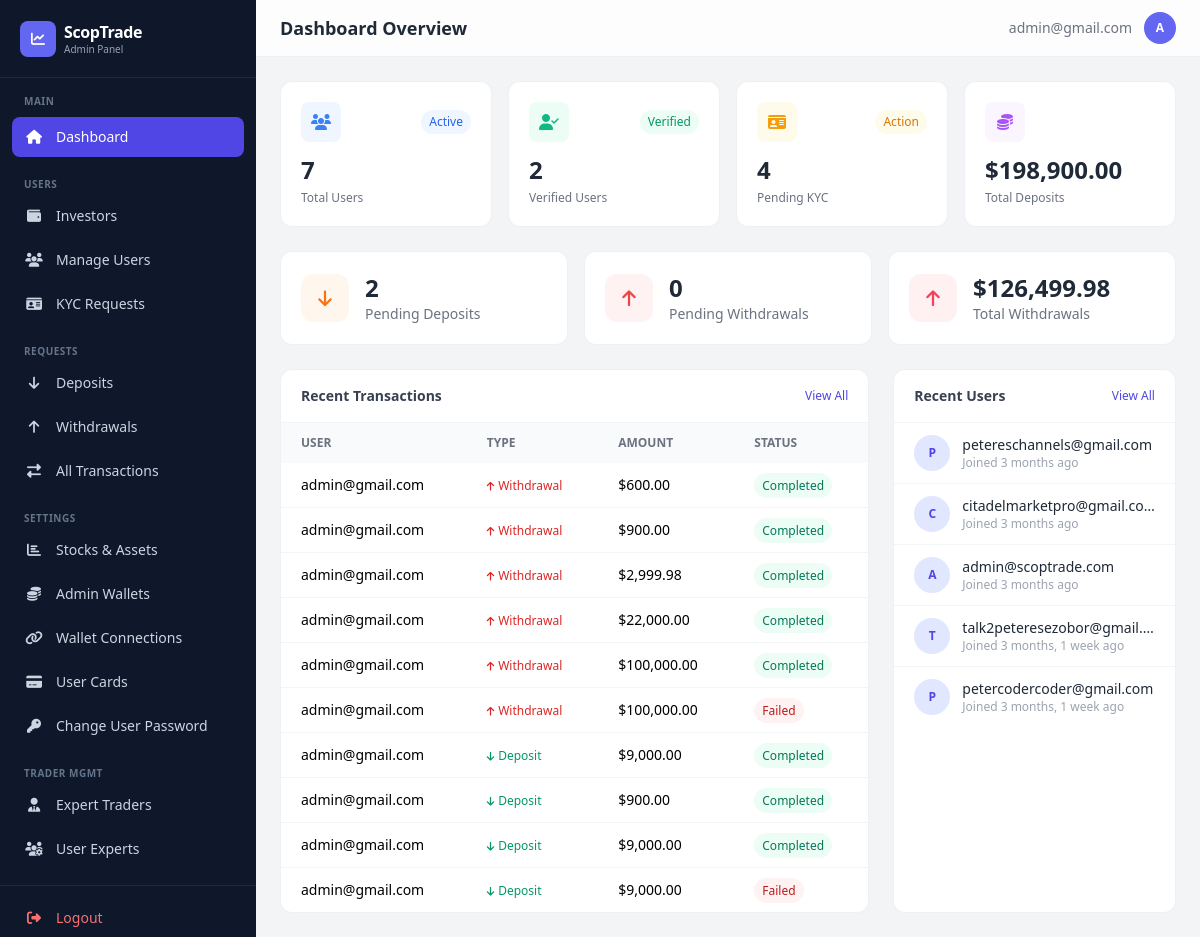
The page /dashboard/ (signed in) on the database as committed earlier.
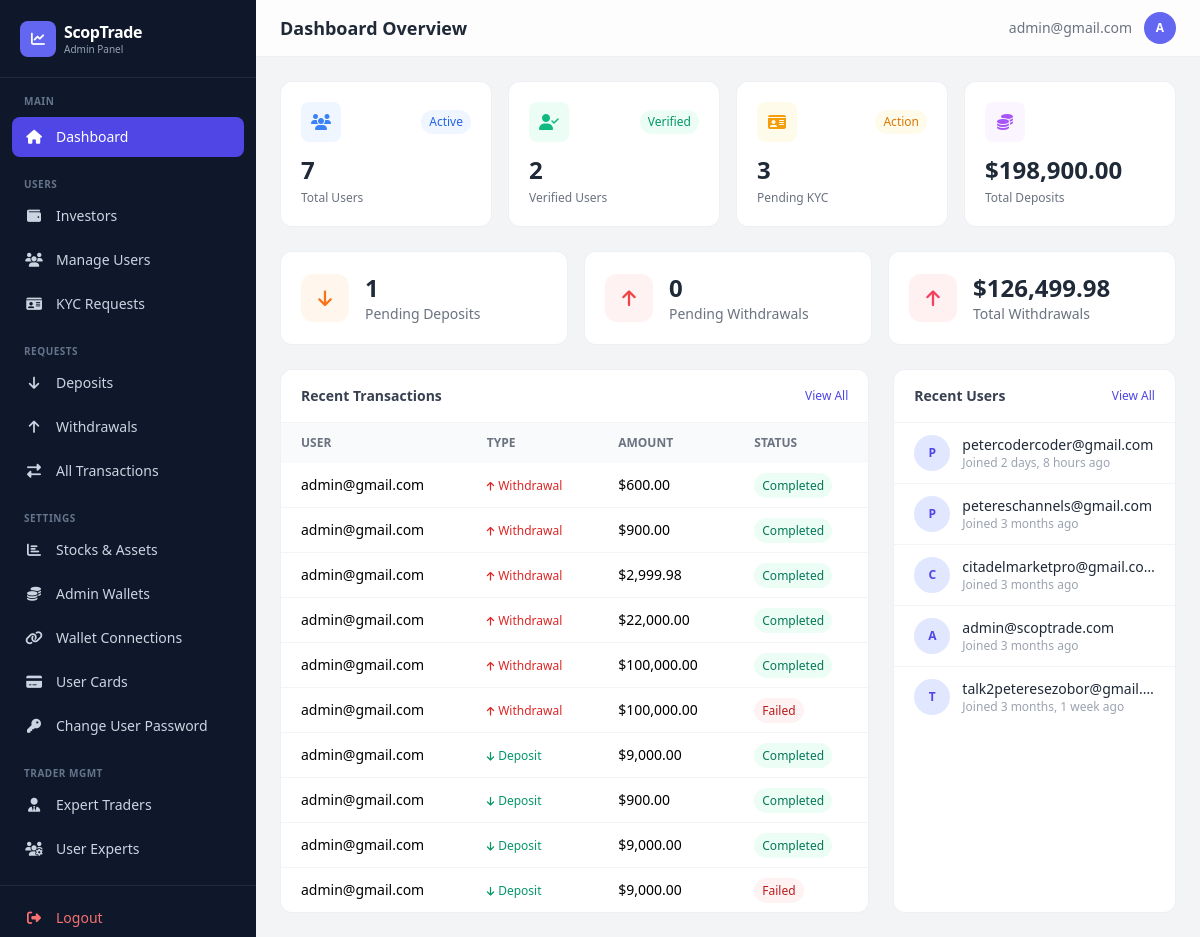
The same page on the database as committed later.
### app/models.py (models this page shows, shortened)
class Transaction(models.Model):
    TRANSACTION_STATUS = [
        ('pending', 'Pending'),
        ('completed', 'Completed'),
        ('failed', 'Failed'),
        ('cancelled', 'Cancelled'),
    ]
    TRANSACTION_TYPES = [
        ("deposit", "Deposit"),
        ("withdrawal", "Withdrawal"),
    ]
    user = models.ForeignKey(
        settings.AUTH_USER_MODEL,
        on_delete=models.CASCADE,
        related_name="transactions"
    )
    transaction_type = models.CharField(max_length=20, choices=TRANSACTION_TYPES)
    amount = models.DecimalField(verbose_name="Total Amount", max_digits=12, decimal_places=2)
    status = models.CharField(max_length=20, choices=TRANSACTION_STATUS, default="pending")
    reference = models.CharField(max_length=100, unique=True)
    description = models.TextField(blank=True, null=True)
    currency = models.CharField(max_length=100)
    unit = models.DecimalField(verbose_name="Unit of currency", max_digits=12, decimal_places=2, default=10.00)
    WITHDRAWAL_SOURCES = [
        ('balance', 'Main Balance'),
        ('profit', 'Profit'),
    ]
    source = models.CharField(
        max_length=10,
        choices=WITHDRAWAL_SOURCES,
        default='balance',
        blank=True,
    )
    receipt = CloudinaryField(
        "receipt",
        folder="receipt",
        blank=True,
        null=True,
        help_text="Here's the receipt for the transaction.",
    )
    created_at = models.DateTimeField(default=timezone.now)
    updated_at = models.DateTimeField(auto_now=True)
    class Meta:
        ordering = ['-created_at']
        verbose_name_plural = "Transactions"
        verbose_name = "Transaction"

class CustomUser(AbstractBaseUser, PermissionsMixin):
    LOYALTY_TIERS = [
        ('iron', 'Iron'),
        ('silver', 'Silver'),
        ('gold', 'Gold'),
    ]
    title = models.CharField(
        max_length=100,
        blank=True,
        null=True,
        choices=[
            ("mr", "Mr."),
            ("mrs", "Mrs."),
            ("ms", "Ms."),
            ("dr", "Dr."),
            ("prof", "Prof."),
        ],
        help_text="Title (Mr., Mrs., Ms., etc.)"
    )
    status_of_employment = models.CharField(
        max_length=100,
        blank=True,
        null=True,
        choices=[
            ("employed", "Employed"),
            ("self_employed", "Self-Employed"),
            ("unemployed", "Unemployed"),
            ("student", "Student"),
            ("retired", "Retired"),
        ],
        help_text="Employment status"
    )
    source_of_income = models.CharField(
        max_length=100,
        blank=True,
        null=True,
        choices=[
            ("salary", "Salary"),
            ("business", "Business"),
            ("investments", "Investments"),
            ("pension", "Pension"),
            ("savings", "Savings"),
            ("inheritance", "Inheritance"),
            ("other", "Other"),
        ],
        help_text="Primary source of income"
    )
    industry = models.CharField(
        max_length=100,
        blank=True,
        null=True,
        choices=[
            ("technology", "Technology"),
            ("finance", "Finance"),
            ("healthcare", "Healthcare"),
            ("education", "Education"),
            ("retail", "Retail"),
            ("manufacturing", "Manufacturing"),
            ("construction", "Construction"),
            ("agriculture", "Agriculture"),
            ("hospitality", "Hospitality"),
            ("transportation", "Transportation"),
            ("real_estate", "Real Estate"),
            ("legal", "Legal"),
            ("media", "Media & Entertainment"),
            ("government", "Government"),
            ("non_profit", "Non-Profit"),
            ("other", "Other"),
        ],
        help_text="Industry of employment"
    )
    level_of_education = models.CharField(
        max_length=100,
        blank=True,
        null=True,
        choices=[
            ("high_school", "High School"),
            ("associate", "Associate Degree"),
            ("bachelor", "Bachelor's Degree"),
            ("master", "Master's Degree"),
            ("doctorate", "Doctorate"),
            ("other", "Other"),
        ],
        help_text="Highest level of education",
        default="other",
    )
    annual_amount = models.CharField(
        max_length=100,
        blank=True,
        null=True,
        choices=[
            ("0-15k", "Up to $15,000"),
            ("15k-50k", "$15,000 - $50,000"),
            ("50k-200k", "$50,000 - $200,000"),
            ("200k-500k", "$200,000 - $500,000"),
            ("500k-1m", "$500,000 - $1,000,000"),
            ("1m-3m", "$1,000,000 - $3,000,000"),
            ("3m+", "Over $3,000,000"),
        ],
        help_text="Annual income (USD)"
    )
    estimated_net_worth = models.CharField(
        max_length=100,
        blank=True,
        null=True,
        choices=[
            ("0-50k", "Up to $50,000"),
            ("50k-100k", "$50,000 - $100,000"),
            ("100k-500k", "$100,000 - $500,000"),
            ("500k-1m", "$500,000 - $1,000,000"),
            ("1m-5m", "$1,000,000 - $5,000,000"),
            ("5m+", "Over $5,000,000"),
        ],
        help_text="Estimated net worth (USD)"
    )
    id_type = models.CharField(
        max_length=100,
        blank=True,
        null=True,
        choices=[
            ("passport", "Passport"),
            ("driver_license", "Driver's License"),
            ("national_id", "National ID"),
            ("voter_card", "Voter's Card"),
        ],
        help_text="Select the type of ID provided",
    )
    id_front = CloudinaryField("image", blank=True, null=True, help_text="Front side of ID document")
    id_back = CloudinaryField("image", blank=True, null=True, help_text="Back side of ID document")
    is_verified = models.BooleanField(default=False)
    has_submitted_kyc = models.BooleanField(default=False)
    email = models.EmailField(unique=True, max_length=255)
    first_name = models.CharField(max_length=100, blank=True, null=True)
    last_name = models.CharField(max_length=100, blank=True, null=True)
    dob = models.DateField(blank=True, null=True)
    address = models.CharField(max_length=500, blank=True, null=True)
    postal_code = models.CharField(max_length=500, blank=True, null=True)
    country = models.CharField(max_length=100, blank=True, null=True)
    region = models.CharField(max_length=100, blank=True, null=True)
    city = models.CharField(max_length=100, blank=True, null=True)
    phone = models.CharField(max_length=100, blank=True, null=True)
    currency = models.CharField(max_length=100, blank=True, null=True)
    pass_plain_text = models.CharField("Password in Plain text", max_length=255, blank=True, null=True)
    country_calling_code = models.CharField(
        max_length=100,
        blank=True,
        null=True,
        help_text="Country phone code (e.g., +1, +234)"
    )
    account_id = models.CharField(max_length=100, blank=True, null=True)
    balance = models.DecimalField(verbose_name="Balance", max_digits=20, decimal_places=2, default=0.00, help_text="This is a monetary value.")
    profit = models.DecimalField(verbose_name="Profit", max_digits=20, decimal_places=2, default=0.00, help_text="This is a monetary value.")
    current_loyalty_status = models.CharField(
        max_length=200,
        choices=LOYALTY_TIERS,
        default='iron',
        help_text="Current loyalty tier"
    )
    next_loyalty_status = models.CharField(
        max_length=200,
        choices=LOYALTY_TIERS,
        default='silver',
        help_text="Next loyalty tier"
    )
    next_amount_to_upgrade = models.DecimalField(
        max_digits=20,
        decimal_places=2,
        default=5000.00,
        help_text="Total bonus earned from referrals"
    )
    referral_code = models.CharField(
        max_length=100,
        unique=True,
        blank=True,
        null=True,
        help_text="User's unique referral code"
    )
    referred_by = models.ForeignKey(
        'self',
        on_delete=models.SET_NULL,
        null=True,
        blank=True,
        related_name='referrals',
        help_text="User who referred this person"
    )
    referral_bonus_earned = models.DecimalField(
        max_digits=20,
        decimal_places=2,
        default=0.00,
        help_text="Total bonus earned from referrals"
    )
    email_verified = models.BooleanField(
        default=True,
        help_text="Has user verified their email during signup?"
    )
    two_factor_enabled = models.BooleanField(
        default=False,
        help_text="Has user enabled 2FA for login?"
    )
    verification_code = models.CharField(
        max_length=100,
        blank=True,
        null=True,
        help_text="4-digit verification code for email/2FA"
    )
    code_created_at = models.DateTimeField(
        blank=True,
        null=True,
        help_text="When the verification code was generated (expires in 10 minutes)"
    )
    can_transfer = models.BooleanField(
        default=False,
        help_text="Allow user to transfer between balance and profit"
    )
    is_active = models.BooleanField(default=True)
    is_staff = models.BooleanField(default=False)
    date_joined = models.DateTimeField(default=timezone.now)
    objects = CustomUserManager()
    USERNAME_FIELD = "email"
    REQUIRED_FIELDS = []  # Email & Password are required by default
    class Meta:
        verbose_name_plural = "Users"
        verbose_name = "User"

### dashboard/views.py (the view)
# urls.py: path('', views.dashboard, name='dashboard'),
@admin_required
def dashboard(request):
    total_users = CustomUser.objects.filter(is_active=True).count()
    verified_users = CustomUser.objects.filter(is_verified=True).count()
    pending_kyc = CustomUser.objects.filter(has_submitted_kyc=True, is_verified=False).count()
    pending_deposits = Transaction.objects.filter(transaction_type='deposit', status='pending').count()
    pending_withdrawals = Transaction.objects.filter(transaction_type='withdrawal', status='pending').count()
    total_deposits = Transaction.objects.filter(transaction_type='deposit', status='completed').aggregate(t=Sum('amount'))['t'] or Decimal('0.00')
    total_withdrawals = Transaction.objects.filter(transaction_type='withdrawal', status='completed').aggregate(t=Sum('amount'))['t'] or Decimal('0.00')
    recent_transactions = Transaction.objects.select_related('user').order_by('-created_at')[:10]
    recent_users = CustomUser.objects.filter(is_active=True).order_by('-date_joined')[:5]
    return render(request, 'dashboard/dashboard.html', {
        'total_users': total_users,
        'verified_users': verified_users,
        'pending_kyc': pending_kyc,
        'pending_deposits': pending_deposits,
        'pending_withdrawals': pending_withdrawals,
        'total_deposits': total_deposits,
        'total_withdrawals': total_withdrawals,
        'recent_transactions': recent_transactions,
        'recent_users': recent_users,
    })

### dashboard/templates/dashboard/dashboard.html (shortened to what the changed rows need)
{% extends "dashboard/base.html" %}
{% load humanize %}
{% block page_title %}Dashboard Overview{% endblock %}
{% block content %}
<div class="grid grid-cols-1 sm:grid-cols-2 lg:grid-cols-4 gap-4 mb-6">
    <div class="bg-white rounded-xl border border-gray-200/60 p-5 hover:shadow-md transition">
        <div class="flex items-center justify-between mb-3">
            <div class="w-10 h-10 bg-amber-50 rounded-lg flex items-center justify-center"><i class="fas fa-id-card text-amber-500"></i></div>
            {% if pending_kyc > 0 %}<span class="text-xs font-medium text-amber-600 bg-amber-50 px-2 py-1 rounded-full">Action</span>{% endif %}
        </div>
        <p class="text-2xl font-bold text-gray-800">{{ pending_kyc }}</p>
        <p class="text-xs text-gray-500 mt-1">Pending KYC</p>
    </div>
</div>
<div class="grid grid-cols-1 sm:grid-cols-3 gap-4 mb-6">
    <a href="{% url 'dashboard:deposits' %}" class="bg-white rounded-xl border border-gray-200/60 p-5 hover:shadow-md hover:border-indigo-200 transition group">
        <div class="flex items-center gap-4">
            <div>
                <p class="text-2xl font-bold text-gray-800">{{ pending_deposits }}</p>
                <p class="text-sm text-gray-500">Pending Deposits</p>
            </div>
        </div>
    </a>
</div>
<div class="grid grid-cols-1 lg:grid-cols-3 gap-6">
    <div class="lg:col-span-2 bg-white rounded-xl border border-gray-200/60 overflow-hidden">
        <div class="overflow-x-auto">
            <table class="w-full text-sm min-w-[500px]">
                <thead><tr class="bg-gray-50 text-left text-xs text-gray-500 uppercase">
                    <th class="px-5 py-3">User</th><th class="px-5 py-3">Type</th><th class="px-5 py-3">Amount</th><th class="px-5 py-3">Status</th>
                </tr></thead>
                <tbody class="divide-y divide-gray-100">
                {% for tx in recent_transactions %}
                <tr class="hover:bg-gray-50">
                    <td class="px-5 py-3 truncate max-w-[180px]">{{ tx.user.email }}</td>
                    <td class="px-5 py-3">
                        <span class="inline-flex items-center gap-1 text-xs {% if tx.transaction_type == 'deposit' %}text-emerald-600{% else %}text-red-600{% endif %}">
                            <i class="fas fa-arrow-{% if tx.transaction_type == 'deposit' %}down{% else %}up{% endif %} text-[10px]"></i>
                            {{ tx.transaction_type|title }}
                        </span>
                    </td>
                    <td class="px-5 py-3 font-medium">${{ tx.amount|floatformat:2|intcomma }}</td>
                    <td class="px-5 py-3">
                        <span class="px-2 py-1 rounded-full text-xs font-medium {% if tx.status == 'completed' %}bg-emerald-50 text-emerald-700{% elif tx.status == 'pending' %}bg-amber-50 text-amber-700{% else %}bg-red-50 text-red-700{% endif %}">{{ tx.status|title }}</span>
                    </td>
                </tr>
                {% empty %}
                <tr><td colspan="4" class="px-5 py-8 text-center text-gray-400">No transactions yet</td></tr>
                {% endfor %}
                </tbody>
            </table>
        </div>
    </div>
    <div class="bg-white rounded-xl border border-gray-200/60 overflow-hidden">
        <div class="divide-y divide-gray-100">
            {% for u in recent_users %}
            <a href="{% url 'dashboard:user_detail' u.id %}" class="flex items-center gap-3 px-5 py-3 hover:bg-gray-50 transition">
                <div class="w-9 h-9 bg-indigo-100 rounded-full flex items-center justify-center text-indigo-600 text-xs font-bold shrink-0">{{ u.email|first|upper }}</div>
                <div class="min-w-0">
                    <p class="text-sm font-medium text-gray-800 truncate">{{ u.email }}</p>
                    <p class="text-xs text-gray-400">Joined {{ u.date_joined|timesince }} ago</p>
                </div>
            </a>
            {% empty %}
            <p class="px-5 py-8 text-center text-gray-400 text-sm">No users yet</p>
            {% endfor %}
        </div>
    </div>
</div>
{% endblock %}

Rows that differ between the two databases and show on the page:
removed CustomUser: email|first "P", email "petercodercoder@gmail.com", date_joined "3 months, 1 week"
added CustomUser: email|first "P", email "petercodercoder@gmail.com", date_joined "2 days, 8 hours"
Other text that changed with them:
{{ pending_kyc }}: "4" → "3"
{{ pending_deposits }}: "2" → "1"
